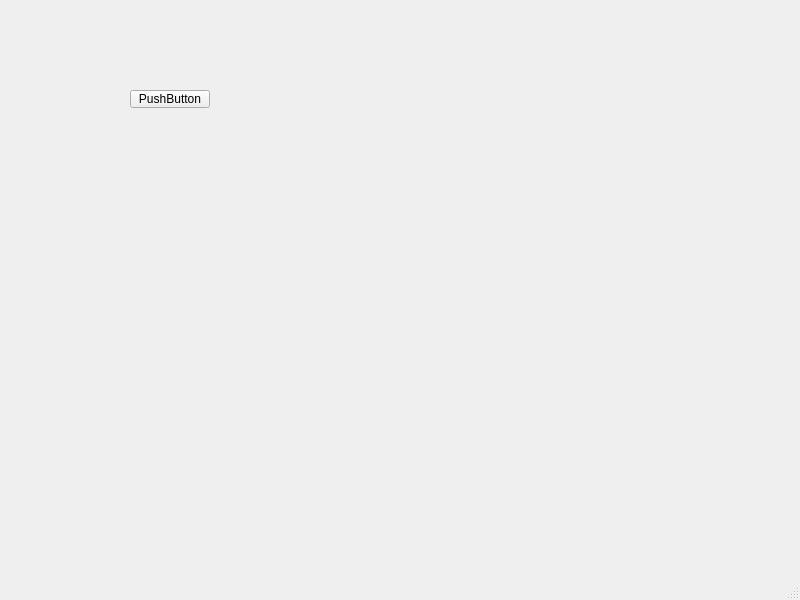
<?xml version="1.0" encoding="UTF-8"?>
<ui version="4.0">
 <class>MainWindow</class>
 <widget class="QMainWindow" name="MainWindow">
  <property name="geometry">
   <rect>
    <x>0</x>
    <y>0</y>
    <width>800</width>
    <height>600</height>
   </rect>
  </property>
  <property name="windowTitle">
   <string>MainWindow</string>
  </property>
  <widget class="QWidget" name="centralwidget">
   <widget class="QPushButton" name="pushButton">
    <property name="geometry">
     <rect>
      <x>130</x>
      <y>90</y>
      <width>80</width>
      <height>18</height>
     </rect>
    </property>
    <property name="text">
     <string>PushButton</string>
    </property>
   </widget>
  </widget>
  <widget class="QMenuBar" name="menubar">
   <property name="geometry">
    <rect>
     <x>0</x>
     <y>0</y>
     <width>800</width>
     <height>17</height>
    </rect>
   </property>
  </widget>
  <widget class="QStatusBar" name="statusbar"/>
 </widget>
 <resources/>
 <connections/>
</ui>
